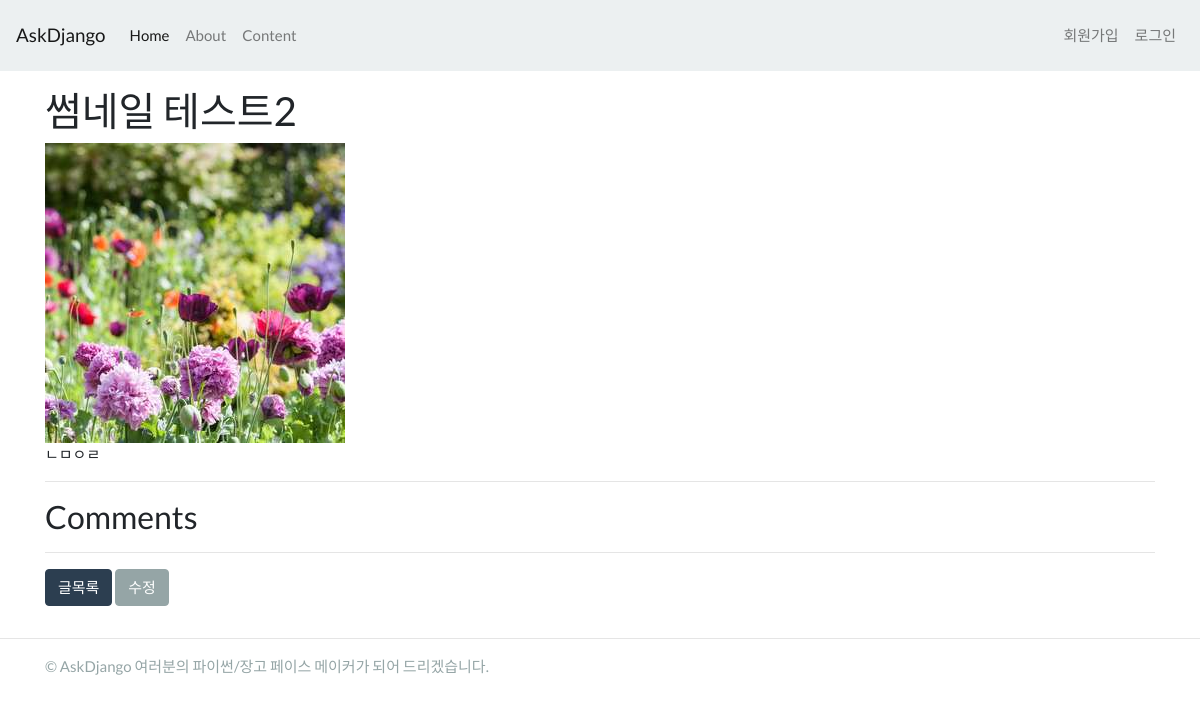
Page /blog/19/ on the committed database.
### blog/models.py (models this page shows, shortened)
class Post(models.Model):
    STATUS_CHOICES = (
        ('d', 'Draft'),
        ('p', 'Published'),
        ('w', 'Withdrawn'),
    )
    user = models.ForeignKey(settings.AUTH_USER_MODEL, on_delete=models.CASCADE)
    title = models.CharField(max_length=100, verbose_name='제목',
        help_text='포스팅 제목을 입력해주세요. 최대 100자 내외.') #길이 제한 있는 문자열
    content = models.TextField(verbose_name='내용') #길이 제한 없는 문자열
    photo = ProcessedImageField(blank=True, upload_to='blog/post/%Y/%m/%d',
                                processors=[Thumbnail(300, 300)],
                                format='JPEG',
                                options={'quality': 60}) #업로드 파일을 디렉토리별 시간대별로 관리함
    tags = models.CharField(max_length=100, blank=True)
    lnglat = models.CharField(max_length=50, blank=True, help_text='경도/위도 포맷으로 입력',
        validators=[lnglat_validator],
        )
    status = models.CharField(max_length=1, choices=STATUS_CHOICES)
    tag_set = models.ManyToManyField('Tag', blank=True) #같은 app내에 있는 클래스를 지정할때 클래스가 뒤에서 지정되어도 ''으로 지정가능
    created_at = models.DateTimeField(auto_now_add=True)
    updated_at = models.DateTimeField(auto_now=True)
    class Meta:
        ordering = ['-id'] #'-'붙이면 내림차순 정렬(최근 것부터 보여줌)

### blog/views.py (the view)
# urls.py: path('<int:id>/', views.post_detail, name='post_detail'),
def post_detail(request, id):
    post = get_object_or_404(Post, id=id)  #지정 Record가 없는 것은 서버오류(500)가 아니므로 404오류로 바꿔줘야 한다.
    return render(request, 'blog/post_detail.html', {
        'post':post,
    })

### blog/templates/blog/post_detail.html (shortened to what this page needs)
{% extends "blog/layout.html" %}
{% load imagekit %}
{% block content %}
    <div class="container">
        <div class="row">
            <div class="col-sm-12">
                <p>
                <h2>{{ post.title }}</h2>
                {% if post.photo %}
                    <img src="{{ post.photo.url }}" style="max-width: 100%;">
                    {% thumbnail "100x100" post.photo as thumb %}
                {% endif %}
                {{ post.content|linebreaks }}
                <hr/>
                <h3>Comments</h3>
                <hr>
                <a href="{% url "blog:post_list" %}" class="btn btn-primary">글목록</a>
                <a href="{% url "blog:post_edit" post.id %}" class="btn btn-secondary">수정</a>
                </p>
            </div>
        </div>
    </div>
{% endblock %}

### rows in the picture
Post: title "썸네일 테스트2", photo (picture), content "ㄴㅁㅇㄹ"
